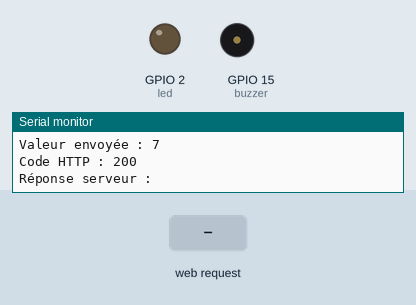
A sketch run on a simulated ESP32. Parts: output pins drawn as LEDs (lit = HIGH), buzzer (waves = sounding), the last lines printed to the serial monitor. The inputs (shaded band) are chosen by the test bench. WiFi joins after 1.5 s; servers stay silent unless stated; uploads are accepted with an empty reply; random numbers use the default seed unless the sketch sets one.

Above: at 2.8 s.
2.9 s: HTTP request GET /led received
At 3.05 s:
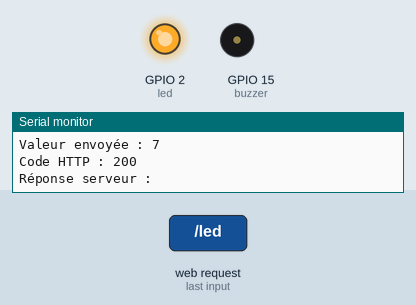
4.7 s: HTTP request GET /son received
At 5.1 s:
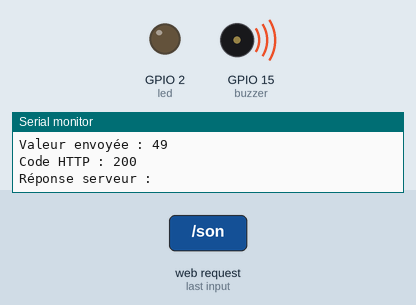
Timing chart, 0 to 7.7 s (numbered marks = the images above; inputs shaded):
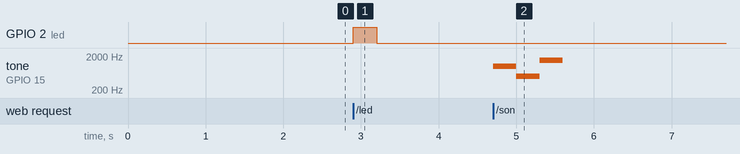

The sketch:

arduino.ino
```cpp
#include <WiFi.h>        // Gestion du WiFi
#include <WebServer.h>   // Serveur web embarqué
#include <HTTPClient.h>  // Requêtes HTTP (POST)

// ----------- PARAMÈTRES WIFI -----------
const char* ssid = "********";        // Nom du réseau WiFi
const char* password = "********";  // Mot de passe WiFi

// Adresse du serveur qui reçoit les données (⚠️ mettre l'IP du serveur, pas de l'ESP32)
const char* serverName = "http://IP_DU_SERVEUR/chemin/script.php";

// Création du serveur web sur le port 80
WebServer server(80);

// ----------- BROCHES -----------
int led = 2;        // GPIO de la LED (à adapter)
int buzzer = 15;    // GPIO du buzzer (à adapter)

// ----------- PARAMÈTRES BUZZER (PWM) -----------
int freq = 2000;        // Fréquence PWM
int resolution = 8;     // Résolution PWM (8 bits)

// ----------- GESTION DU TEMPS -----------
unsigned long previousMillis = 0;  // Stocke le dernier envoi
const long interval = 2000;        // Intervalle d'envoi (2 secondes)

// ----------- CONNEXION WIFI -----------
void connectWiFi() {
  WiFi.begin(ssid, password);  // Démarre la connexion WiFi

  // Boucle tant que non connecté
  while (WiFi.status() != WL_CONNECTED) {
    delay(200); // Petit délai (OK seulement au démarrage)
  }

  // Affiche confirmation + IP
  Serial.println("\nConnecté au WiFi !");
  Serial.print("Adresse IP : ");
  Serial.println(WiFi.localIP());
}

// ----------- ENVOI DE DONNÉES -----------
void sendData() {

  int valeur = random(0, 100);  // Génère une valeur aléatoire (0 à 99)

  HTTPClient http;              // Création de l'objet HTTP
  http.begin(serverName);       // Initialise la connexion vers le serveur

  // Spécifie le type de données envoyées (format formulaire)
  http.addHeader("Content-Type", "application/x-www-form-urlencoded");

  // Prépare les données à envoyer
  String postData = "valeur=" + String(valeur);

  // Envoie la requête POST
  int code = http.POST(postData);

  // Affichage debug
  Serial.println("--------------");
  Serial.print("Valeur envoyée : ");
  Serial.println(valeur);

  Serial.print("Code HTTP : ");
  Serial.println(code);  // 200 = OK

  // Si le serveur répond
  if (code > 0) {
    String response = http.getString();  // Récupère la réponse
    Serial.println("Réponse serveur : ");
    Serial.println(response);
  }

  http.end();  // Ferme la connexion
}

// ----------- GESTION LED -----------
void handleLed() {

  digitalWrite(led, HIGH);  // Allume la LED

  delay(300);               // ⚠️ Bloque le programme (à éviter en version avancée)

  digitalWrite(led, LOW);   // Éteint la LED

  // Réponse HTTP envoyée au navigateur
  server.send(200, "text/plain", "LED OK");
}

// ----------- GESTION BUZZER -----------
void handleBuzzer() {

  // Configure le PWM (⚠️ normalement à faire dans setup)
  ledcAttach(buzzer, freq, resolution);

  // Joue une petite "mélodie"
  ledcWriteTone(buzzer, 1000);
  delay(300);

  ledcWriteTone(buzzer, 500);
  delay(300);

  ledcWriteTone(buzzer, 1500);
  delay(300);

  ledcWriteTone(buzzer, 0); // Coupe le son

  // Réponse HTTP
  server.send(200, "text/plain", "BUZZER OK");
}

// ----------- SETUP -----------
void setup() {

  Serial.begin(115200);  // Initialise la communication série

  pinMode(led, OUTPUT);  // Configure la LED en sortie
  digitalWrite(led, LOW);

  connectWiFi();         // Connexion au WiFi

  // Association des URLs aux fonctions
  server.on("/led", handleLed);     // http://IP_ESP32/led
  server.on("/son", handleBuzzer);  // http://IP_ESP32/son

  server.begin();        // Démarre le serveur web

  Serial.println("Serveur ESP32 prêt !");
}

// ----------- LOOP PRINCIPALE -----------
void loop() {

  server.handleClient();  // Gère les requêtes HTTP entrantes

  // Vérifie si le WiFi est toujours connecté
  if (WiFi.status() != WL_CONNECTED) {
    connectWiFi();  // Reconnexion automatique
    return;
  }

  // Envoi de données toutes les 2 secondes (sans delay)
  if (millis() - previousMillis >= interval) {
    previousMillis = millis();  // Met à jour le temps
    sendData();                // Envoie les données
  }
}
```

Measured:
- after the input at 2.9 s, GPIO 2 (led): LOW → HIGH at once, → LOW 0.30 s later
- after the input at 4.7 s, tone on GPIO 15 (buzzer): silent → 1000 Hz at once, → 500 Hz 0.30 s later, → 1500 Hz 0.30 s later, → silent 0.30 s later
